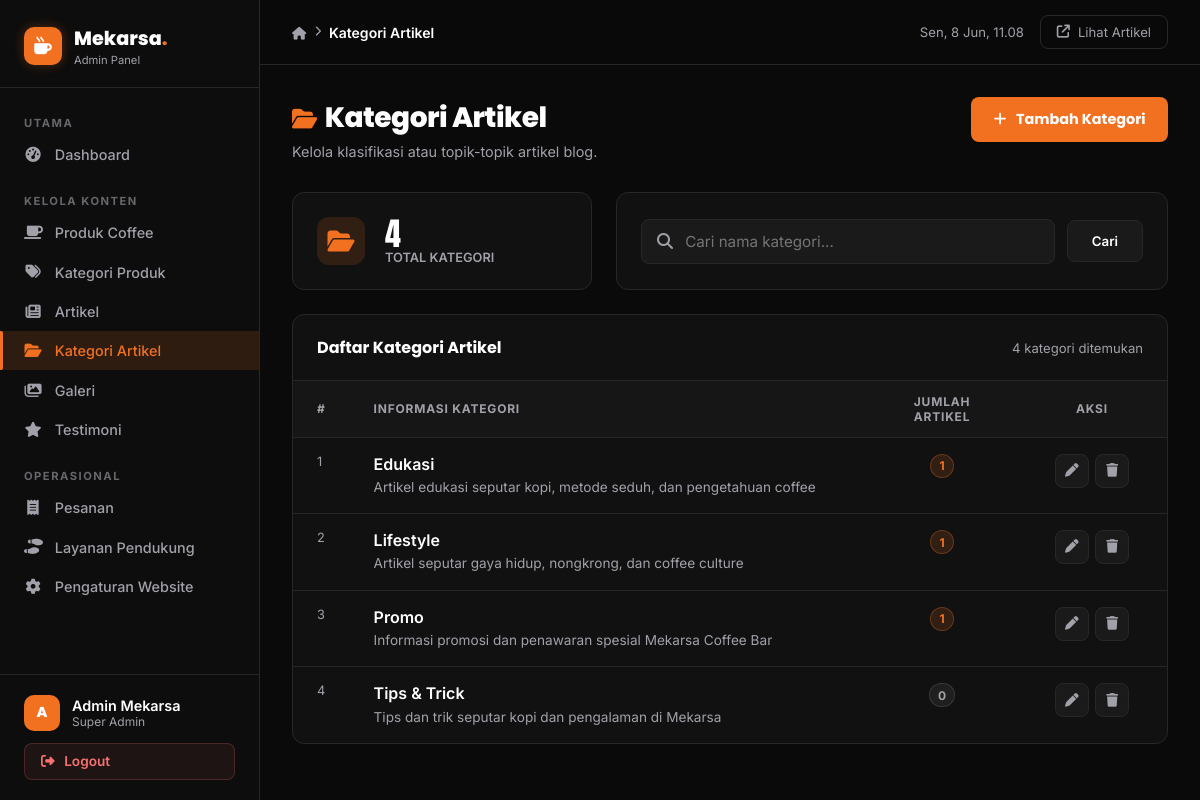
/portal-mekarsa/article-categories.php (signed in), run on the app's committed database.
### tables this page shows
CREATE TABLE `article_categories` (
  `id` int(11) NOT NULL,
  `name` varchar(100) NOT NULL,
  `description` text DEFAULT NULL,
  `created_at` timestamp NOT NULL DEFAULT current_timestamp()
);

### portal-mekarsa/article-categories.php (the view, shortened to what this page needs)
<?php
$flashMsg   = '';
try {
    $pdo = getDBConnection();
    $search = trim($_GET['search'] ?? '');
    $whereSQL = '';
    $params = [];
    $listStmt = $pdo->prepare("
        SELECT ac.*, COUNT(a.id) AS article_count
        FROM article_categories ac
        LEFT JOIN articles a ON ac.id = a.category_id
        $whereSQL
        GROUP BY ac.id
        ORDER BY ac.name ASC
    ");
    $listStmt->execute($params);
    $categories = $listStmt->fetchAll();
    $totalRows = count($categories);
    $totalCatStmt = $pdo->query("SELECT COUNT(*) FROM article_categories");
    $totalCategoriesCount = $totalCatStmt->fetchColumn();
} catch (PDOException $e) {
    $categories = [];
    $totalRows  = 0;
    $totalCategoriesCount = 0;
    if (empty($flashMsg)) {
        $flashMsg  = 'Database error: ' . $e->getMessage();
        $flashType = 'error';
    }
}
?>
<!DOCTYPE html>
<html lang="id">
<head>
    <link href="https://cdnjs.cloudflare.com/ajax/libs/font-awesome/6.5.0/css/all.min.css" rel="stylesheet">
</head>
<body>
<aside class="sidebar" id="sidebar">
    <a href="dashboard.php" class="sidebar-brand">
        <div class="sidebar-brand-icon"><i class="fas fa-mug-hot"></i></div>
        <div>
            <div class="sidebar-brand-text">Mekarsa<span>.</span></div>
            <div class="sidebar-brand-sub">Admin Panel</div>
        </div>
    </a>
    <nav class="sidebar-nav">
        <div class="nav-section-label">Utama</div>
        <a href="dashboard.php" class="nav-item">
            <i class="fas fa-gauge-high"></i> Dashboard
        </a>
        <div class="nav-section-label" style="margin-top:0.75rem;">Kelola Konten</div>
        <a href="products.php" class="nav-item">
            <i class="fas fa-mug-saucer"></i> Produk Coffee
        </a>
        <a href="product-categories.php" class="nav-item">
            <i class="fas fa-tags"></i> Kategori Produk
        </a>
        <a href="articles.php" class="nav-item">
            <i class="fas fa-newspaper"></i> Artikel
        </a>
        <a href="article-categories.php" class="nav-item active">
            <i class="fas fa-folder-open"></i> Kategori Artikel
        </a>
        <a href="gallery.php" class="nav-item">
            <i class="fas fa-images"></i> Galeri
        </a>
        <a href="testimonials.php" class="nav-item">
            <i class="fas fa-star"></i> Testimoni
        </a>
        <div class="nav-section-label" style="margin-top:0.75rem;">Operasional</div>
        <a href="orders.php" class="nav-item">
            <i class="fas fa-receipt"></i> Pesanan
        </a>
        <a href="support-services.php" class="nav-item">
            <i class="fas fa-shoe-prints"></i> Layanan Pendukung
        </a>
        <a href="settings.php" class="nav-item">
            <i class="fas fa-gear"></i> Pengaturan Website
        </a>
    </nav>
    <div class="sidebar-footer">
        <div class="admin-info">
            <div class="admin-avatar"><?= strtoupper(substr($_SESSION['admin_name'] ?? 'A', 0, 1)) ?></div>
            <div>
                <div class="admin-name"><?= htmlspecialchars($_SESSION['admin_name'] ?? 'Admin') ?></div>
                <div class="admin-role">Super Admin</div>
            </div>
        </div>
        <a href="logout.php" class="btn-logout" onclick="return confirm('Yakin ingin logout?')">
            <i class="fas fa-right-from-bracket"></i> Logout
        </a>
    </div>
</aside>
<div class="main">
    <header class="topbar">
        <div class="topbar-left">
            <nav class="breadcrumb">
                <a href="dashboard.php"><i class="fas fa-house" style="font-size:0.8rem;"></i></a>
                <i class="fas fa-chevron-right" style="font-size:0.65rem;"></i>
                <span>Kategori Artikel</span>
            </nav>
        </div>
        <div class="topbar-right">
            <span class="topbar-time" id="currentTime"></span>
            <a href="../articles.php" class="topbar-view-site" target="_blank">
                <i class="fas fa-arrow-up-right-from-square"></i> Lihat Artikel
            </a>
        </div>
    </header>
    <main class="page-content">
        <div class="page-header">
            <div class="page-header-title">
                <h1><i class="fas fa-folder-open" style="color:var(--orange);margin-right:0.5rem;font-size:1.4rem;"></i>Kategori Artikel</h1>
                <p>Kelola klasifikasi atau topik-topik artikel blog.</p>
            </div>
            <button class="btn-add" onclick="openAddModal()">
                <i class="fas fa-plus"></i> Tambah Kategori
            </button>
        </div>
        <div class="top-widgets">
            <div class="stat-card">
                <div class="stat-icon"><i class="fas fa-folder-open"></i></div>
                <div>
                    <div class="stat-val"><?= $totalCategoriesCount ?></div>
                    <div class="stat-lbl">Total Kategori</div>
                </div>
            </div>
            <div class="filter-bar">
                <form method="GET" action="article-categories.php">
                    <div class="search-group">
                        <input type="text" name="search" class="search-input" placeholder="Cari nama kategori..." value="<?= htmlspecialchars($search) ?>">
                    </div>
                    <button type="submit" class="btn-filter">Cari</button>
                </form>
            </div>
        </div>
        <div class="table-card">
            <div class="table-card-header">
                <h3>Daftar Kategori Artikel</h3>
                <span class="table-total"><?= $totalRows ?> kategori ditemukan</span>
            </div>
            <div class="table-wrapper">
                <?php if (!empty($categories)): ?>
                    <table class="data-table">
                        <thead>
                            <tr>
                                <th style="width: 50px;">#</th>
                                <th>Informasi Kategori</th>
                                <th style="width: 150px; text-align: center;">Jumlah Artikel</th>
                                <th style="width: 150px; text-align: center;">Aksi</th>
                            </tr>
                        </thead>
                        <tbody>
                            <?php foreach ($categories as $i => $cat): ?>
                                <tr>
                                    <td style="color:var(--text-muted);font-size:0.8rem;"><?= $i + 1 ?></td>
                                    <td>
                                        <div class="cat-name">
                                            <?= htmlspecialchars($cat['name']) ?>
                                        </div>
                                        <?php if (!empty($cat['description'])): ?>
                                            <div class="cat-desc"><?= nl2br(htmlspecialchars($cat['description'])) ?></div>
                                        <?php else: ?>
                                            <div class="cat-desc" style="font-style:italic;opacity:0.5;">Tidak ada deskripsi</div>
                                        <?php endif; ?>
                                    </td>
                                    <td style="text-align: center;">
                                        <span class="badge <?= $cat['article_count'] == 0 ? 'badge--zero' : '' ?>">
                                            <?= $cat['article_count'] ?>
                                        </span>
                                    </td>
                                    <td>
                                        <div class="action-group" style="justify-content: center;">
                                            <button class="action-btn" onclick="openEditModal(<?= htmlspecialchars(json_encode($cat)) ?>)" title="Edit">
                                                <i class="fas fa-pen"></i>
                                            </button>
                                            <button class="action-btn action-btn--danger" onclick="confirmDelete(<?= $cat['id'] ?>, '<?= addslashes(htmlspecialchars($cat['name'])) ?>', <?= $cat['article_count'] ?>)" title="Hapus">
                                                <i class="fas fa-trash"></i>
                                            </button>
                                        </div>
                                    </td>
                                </tr>
                            <?php endforeach; ?>
                        </tbody>
                    </table>
                <?php endif; ?>
            </div>
        </div>
    </main>
</div>
</body>
</html>

### data on the page
article_categories: name "Edukasi", description "Artikel edukasi seputar kopi, metode seduh, dan pengetahuan coffee", article_count "1"
article_categories: name "Lifestyle", description "Artikel seputar gaya hidup, nongkrong, dan coffee culture", article_count "1"
article_categories: name "Promo", description "Informasi promosi dan penawaran spesial Mekarsa Coffee Bar", article_count "1"
article_categories: name "Tips & Trick", description "Tips dan trik seputar kopi dan pengalaman di Mekarsa", article_count "0"

### other printed values
substr($_SESSION['admin_name'] ?? 'A', 0, 1) "A"
$_SESSION['admin_name'] "Admin Mekarsa"
$totalCategoriesCount "4"
$totalRows "4"
